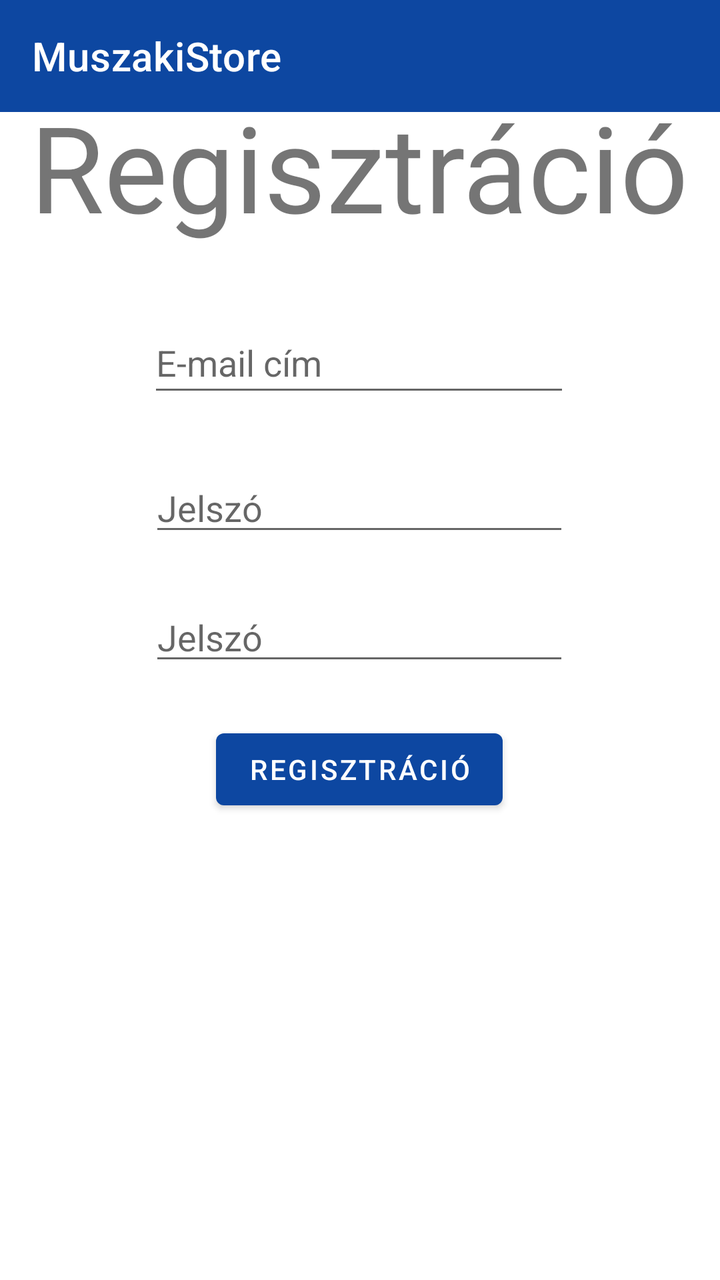
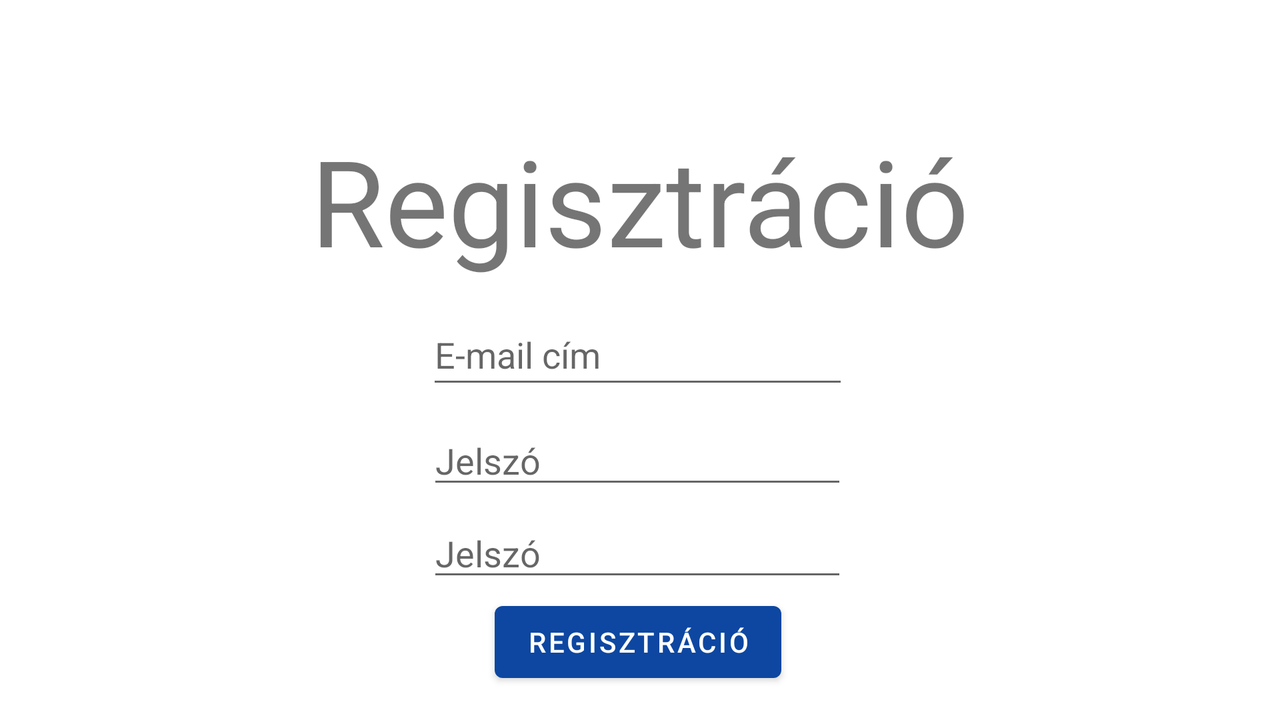

One screen, two layout resources from the same app: the default and the repository's alternative for another configuration. Each is rendered where Android would select it; the XML of both is given below.
<!-- AndroidManifest.xml: application theme Theme.MuszakiStore -->
<!-- res/layout/activity_register_user.xml -->
<?xml version="1.0" encoding="utf-8"?>
<androidx.constraintlayout.widget.ConstraintLayout xmlns:android="http://schemas.android.com/apk/res/android"
    xmlns:app="http://schemas.android.com/apk/res-auto"
    xmlns:tools="http://schemas.android.com/tools"
    android:layout_width="match_parent"
    android:layout_height="match_parent"
    tools:context=".RegisterUserActivity">

    <com.google.android.material.appbar.AppBarLayout
        android:layout_width="match_parent"
        android:layout_height="wrap_content">
        <com.google.android.material.appbar.MaterialToolbar
            android:id="@+id/toolbar"
            android:layout_width="match_parent"
            android:layout_height="?attr/actionBarSize"
            android:background="?attr/colorPrimary"
            app:title="MuszakiStore"
            app:titleTextColor="@android:color/white" />
    </com.google.android.material.appbar.AppBarLayout>

    <EditText
        android:id="@+id/emailReg"
        android:layout_width="211dp"
        android:layout_height="47dp"
        android:ems="10"
        android:hint="E-mail cím"
        android:inputType="textEmailAddress"
        app:layout_constraintBottom_toBottomOf="parent"
        app:layout_constraintEnd_toEndOf="parent"
        app:layout_constraintHorizontal_bias="0.497"
        app:layout_constraintStart_toStartOf="parent"
        app:layout_constraintTop_toBottomOf="@+id/reg"
        app:layout_constraintVertical_bias="0.071" />

    <TextView
        android:id="@+id/reg"
        android:layout_width="wrap_content"
        android:layout_height="wrap_content"
        android:text="Regisztráció"
        android:textSize="60sp"
        app:layout_constraintBottom_toBottomOf="parent"
        app:layout_constraintEnd_toEndOf="parent"
        app:layout_constraintHorizontal_bias="0.498"
        app:layout_constraintStart_toStartOf="parent"
        app:layout_constraintTop_toTopOf="parent"
        app:layout_constraintVertical_bias="0.077" />

    <EditText
        android:id="@+id/passwordReg"
        android:layout_width="wrap_content"
        android:layout_height="wrap_content"
        android:ems="10"
        android:hint="Jelszó"
        android:inputType="textPassword"
        app:layout_constraintBottom_toBottomOf="parent"
        app:layout_constraintEnd_toEndOf="parent"
        app:layout_constraintHorizontal_bias="0.497"
        app:layout_constraintStart_toStartOf="parent"
        app:layout_constraintTop_toBottomOf="@+id/emailReg"
        app:layout_constraintVertical_bias="0.072" />
    <EditText
        android:id="@+id/passwordRegAgain"
        android:layout_width="wrap_content"
        android:layout_height="wrap_content"
        android:ems="10"
        android:hint="Jelszó"
        android:inputType="textPassword"
        app:layout_constraintBottom_toBottomOf="parent"
        app:layout_constraintEnd_toEndOf="parent"
        app:layout_constraintHorizontal_bias="0.497"
        app:layout_constraintStart_toStartOf="parent"
        app:layout_constraintTop_toBottomOf="@+id/passwordReg"
        app:layout_constraintVertical_bias="0.072" />

    <Button
        android:id="@+id/registerUser"
        android:layout_width="wrap_content"
        android:layout_height="wrap_content"
        android:text="Regisztráció"
        app:layout_constraintBottom_toBottomOf="parent"
        app:layout_constraintEnd_toEndOf="parent"
        app:layout_constraintHorizontal_bias="0.498"
        app:layout_constraintStart_toStartOf="parent"
        app:layout_constraintTop_toBottomOf="@+id/passwordRegAgain"
        app:layout_constraintVertical_bias="0.091" />

</androidx.constraintlayout.widget.ConstraintLayout>
<!-- resources referenced by this layout -->
<resources>
  <style name="Theme.MuszakiStore" parent="Theme.MaterialComponents.DayNight.NoActionBar">
          !-- Primary brand color. --&gt;
          <item name="colorPrimary">#0D47A1</item>
          <item name="colorPrimaryVariant">#0D47A1</item>
          <item name="colorOnPrimary">#FFFFFF</item>
          
          <item name="colorSecondary">#000000</item>
          <item name="colorSecondaryVariant">#000000</item>
          <item name="colorOnSecondary">#FFFFFF</item>
          
          <item name="android:statusBarColor">#0D47A1</item>
          
      </style>
</resources>
<!-- res/layout-land/activity_register_user.xml (the repository's variant of the layout above) -->
<!-- drawn on the phone turned sideways -->
<?xml version="1.0" encoding="utf-8"?>
<androidx.constraintlayout.widget.ConstraintLayout xmlns:android="http://schemas.android.com/apk/res/android"
    xmlns:app="http://schemas.android.com/apk/res-auto"
    xmlns:tools="http://schemas.android.com/tools"
    android:layout_width="match_parent"
    android:layout_height="match_parent"
    tools:context=".RegisterUserActivity">

    <EditText
        android:id="@+id/emailReg"
        android:layout_width="211dp"
        android:layout_height="47dp"
        android:ems="10"
        android:hint="E-mail cím"
        android:inputType="textEmailAddress"
        app:layout_constraintBottom_toBottomOf="parent"
        app:layout_constraintEnd_toEndOf="parent"
        app:layout_constraintHorizontal_bias="0.497"
        app:layout_constraintStart_toStartOf="parent"
        app:layout_constraintTop_toBottomOf="@+id/reg"
        app:layout_constraintVertical_bias="0.071" />

    <TextView
        android:id="@+id/reg"
        android:layout_width="wrap_content"
        android:layout_height="wrap_content"
        android:text="Regisztráció"
        android:textSize="60sp"
        app:layout_constraintBottom_toBottomOf="parent"
        app:layout_constraintEnd_toEndOf="parent"
        app:layout_constraintStart_toStartOf="parent"
        app:layout_constraintTop_toTopOf="parent"
        app:layout_constraintVertical_bias="0.214" />

    <EditText
        android:id="@+id/passwordReg"
        android:layout_width="wrap_content"
        android:layout_height="wrap_content"
        android:ems="10"
        android:hint="Jelszó"
        android:inputType="textPassword"
        app:layout_constraintBottom_toBottomOf="parent"
        app:layout_constraintEnd_toEndOf="parent"
        app:layout_constraintHorizontal_bias="0.497"
        app:layout_constraintStart_toStartOf="parent"
        app:layout_constraintTop_toBottomOf="@+id/emailReg"
        app:layout_constraintVertical_bias="0.072" />
    <EditText
        android:id="@+id/passwordRegAgain"
        android:layout_width="wrap_content"
        android:layout_height="wrap_content"
        android:ems="10"
        android:hint="Jelszó"
        android:inputType="textPassword"
        app:layout_constraintBottom_toBottomOf="parent"
        app:layout_constraintEnd_toEndOf="parent"
        app:layout_constraintHorizontal_bias="0.497"
        app:layout_constraintStart_toStartOf="parent"
        app:layout_constraintTop_toBottomOf="@+id/passwordReg"
        app:layout_constraintVertical_bias="0.072" />

    <Button
        android:id="@+id/registerUser"
        android:layout_width="wrap_content"
        android:layout_height="wrap_content"
        android:text="Regisztráció"
        app:layout_constraintBottom_toBottomOf="parent"
        app:layout_constraintEnd_toEndOf="parent"
        app:layout_constraintHorizontal_bias="0.498"
        app:layout_constraintStart_toStartOf="parent"
        app:layout_constraintTop_toBottomOf="@+id/passwordRegAgain"
        app:layout_constraintVertical_bias="0.091" />

</androidx.constraintlayout.widget.ConstraintLayout>
